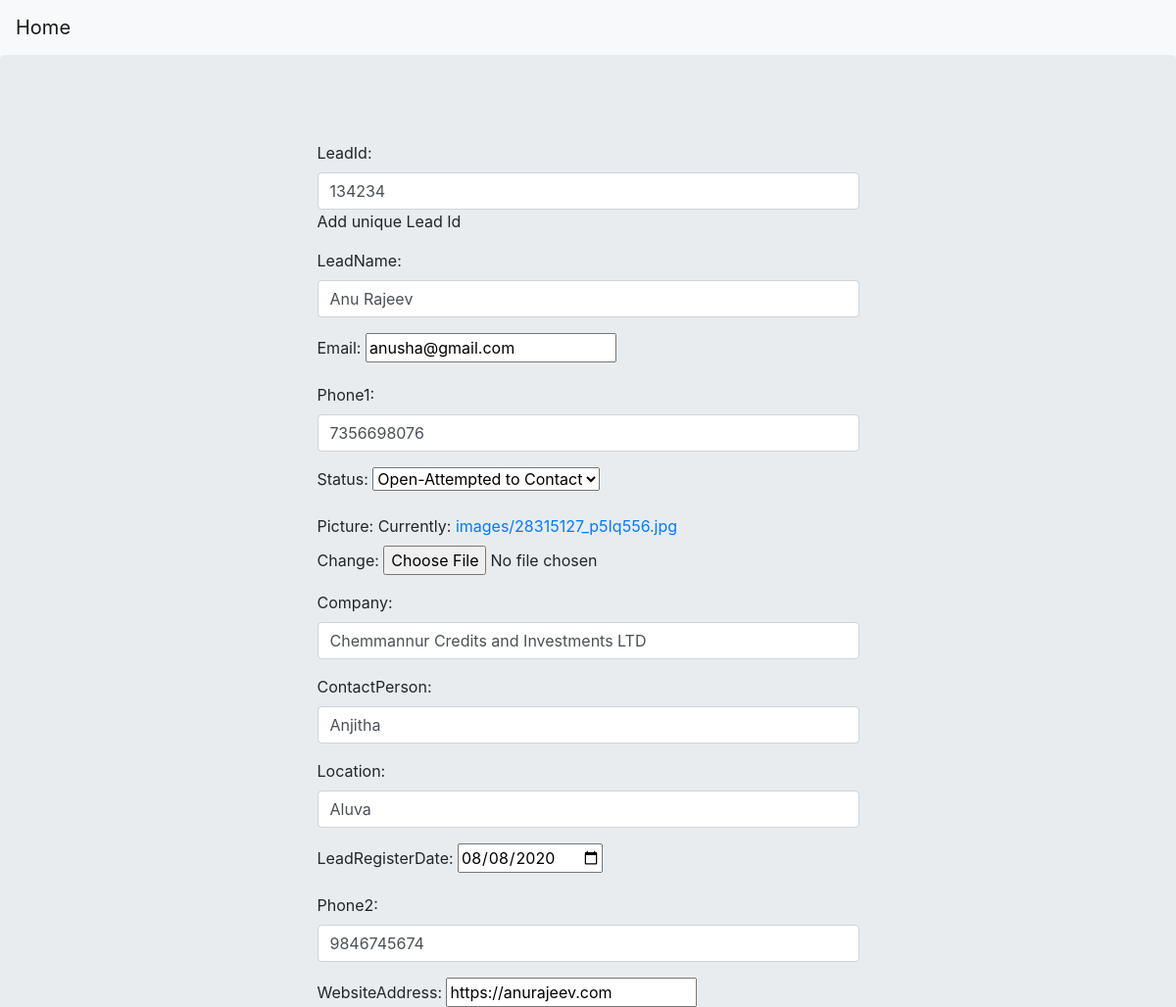
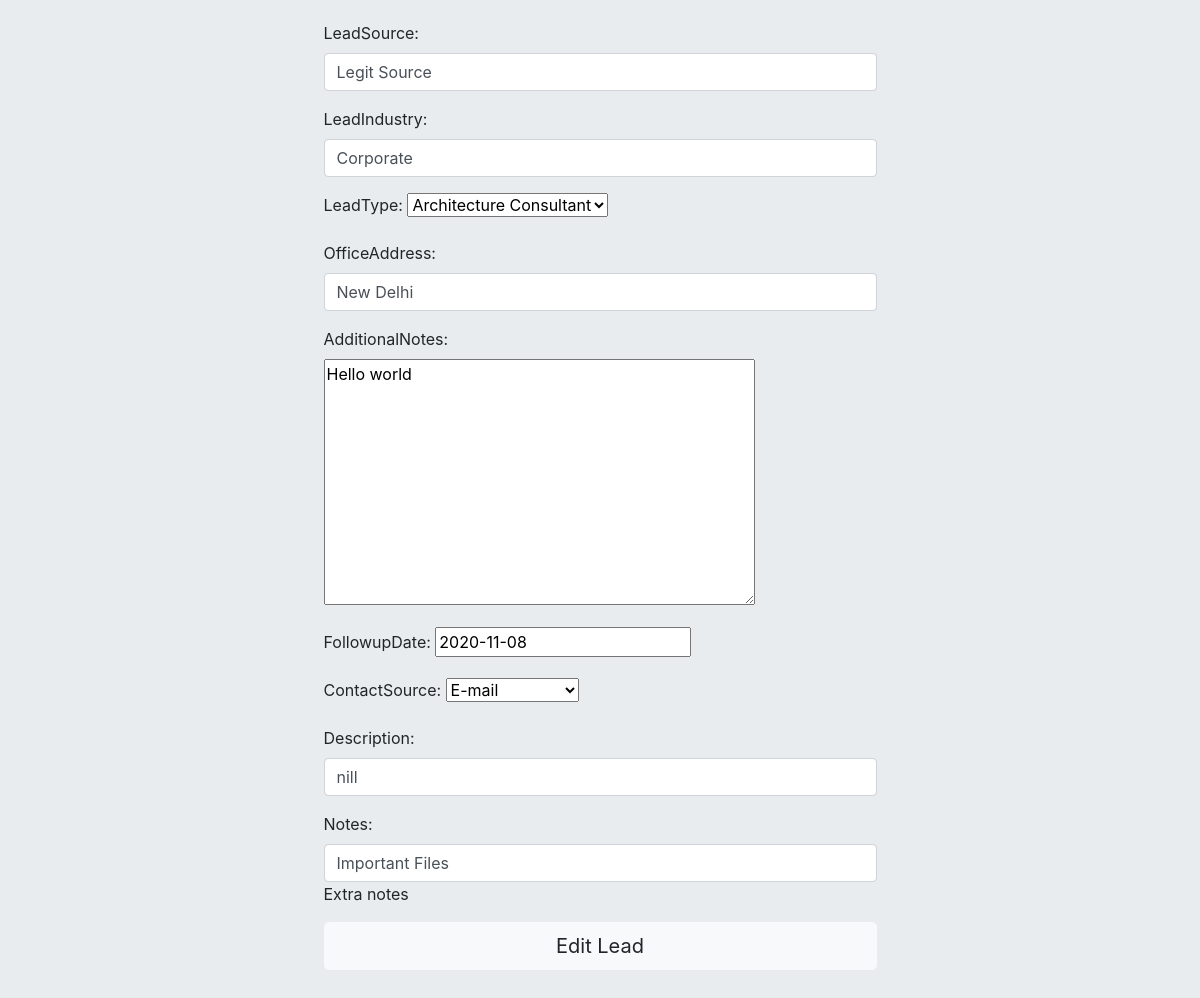
The app's page /bdo/leadedit6 with its own data (2 pictures, top to bottom).
### bdoessentials/models.py (models this page shows, shortened)
class Lead(models.Model):
    leadId = models.CharField(max_length=50,unique=True,blank=False,help_text='Add unique Lead Id')
    leadName = models.CharField(max_length=50,blank=False)
    email = models.EmailField(max_length=50,unique=True,blank=False)
    phone1 = models.CharField(max_length=12,unique=True)
    choice = (
        ('Open', 'Open'),
        ('Open-Attempted to Contact', 'Open-Attempted to Contact'),
        ('Open-In Contact', 'Open-In Contact'),
        ('Closed-Succesfully', 'Closed-Succesfully'),
        ('Closed-Not Relevant', 'Closed-Not Relevant')
    )
    status = models.CharField(max_length=30, choices=choice,blank=False)
    picture = models.ImageField(upload_to='images',blank=False)
    company = models.CharField(max_length=100,blank=False)
    contactPerson = models.CharField(max_length=100,blank=False)
    location = models.CharField(max_length=200,blank=False)
    leadRegisterDate = models.DateField(null=True,blank=False)
    phone2 = models.CharField(max_length=12,unique=True)
    websiteAddress = models.URLField(max_length=200,unique=True,blank=False)
    leadSource = models.CharField(max_length=100,blank=False)
    leadIndustry = models.CharField(max_length=100,blank=False)
    leadtype_choice = (
        ('Architecture Consultant', 'Architecture Consultant'),
        ('Client', 'Client')
    )
    leadType = models.CharField(max_length=30, choices=leadtype_choice,blank=False)
    officeAddress = models.CharField(max_length=200,blank=False)
    additionalNotes = models.TextField(max_length=100,blank=False)
    followupDate = models.DateField(default=datetime.date.today(),blank=False)
    contact_choice = (
        ('Phone', 'Phone'),
        ('E-mail', 'E-mail'),
        ('Direct Meeting', 'Direct Meeting')
    )
    contactSource = models.CharField(max_length=30, choices=contact_choice,blank=False)
    description = models.CharField(max_length=200,blank=False)
    notes = models.CharField(max_length=200,blank=False,help_text='Extra notes')

### bdoessentials/views.py (the view)
# urls.py: path('leadedit<int:pk>',leadEdit,name='leadedit'),
def leadEdit(request,pk):
    form=Lead.objects.get(id=pk)
    form=LeadCreateFrm(instance=form)
    context={'Edit':form}
    if request.method == "POST":
        form=Lead.objects.get(id=pk)
        form=LeadCreateFrm(instance=form,data=request.POST,files=request.FILES)
        if form.is_valid():
            form.save()
            return redirect('createlead')
    return render(request,'bdoessentials/leadedit.html',context)

### bdoessentials/forms.py
class LeadCreateFrm(ModelForm):
    class Meta:
        model=Lead
        fields = '__all__'
        widgets = {
            'leadId': forms.TextInput(attrs={'class': 'form-control'}),
            'leadName': forms.TextInput(attrs={'class': 'form-control'}),
            'phone1': forms.TextInput(attrs={'class': 'form-control'}),
            'company': forms.TextInput(attrs={'class': 'form-control'}),
            'contactPerson': forms.TextInput(attrs={'class': 'form-control'}),
            'location': forms.TextInput(attrs={'class': 'form-control'}),
            'leadRegisterDate': DateInput(),
            'phone2': forms.TextInput(attrs={'class': 'form-control'}),
            'leadSource': forms.TextInput(attrs={'class': 'form-control'}),
            'leadIndustry': forms.TextInput(attrs={'class': 'form-control'}),
            'officeAddress': forms.TextInput(attrs={'class': 'form-control'}),
            'description': forms.TextInput(attrs={'class': 'form-control'}),
            'notes': forms.TextInput(attrs={'class': 'form-control'}),
        }

### bdoessentials/templates/bdoessentials/leadedit.html (shortened to what this page needs)
<!DOCTYPE html>
<html lang="en">
<head>
    <link rel="stylesheet" href="https://maxcdn.bootstrapcdn.com/bootstrap/4.0.0/css/bootstrap.min.css">
</head>
<body>
    <nav class="navbar navbar-expand-lg navbar-light bg-light">
    <a class="navbar-brand" href= "{% url 'createlead' %}" >Home</a>
    </nav>
    <div class="jumbotron">
    <br>
    <div class="row">
        <div class="col-3"></div>
        <div class="col-6">
       <form method="post" enctype="multipart/form-data" autocomplete="off">
        {{Edit.as_p}}
           <input type="submit" class="btn btn-light btn-lg btn-block" value="Edit Lead">
        </form>
        </div>
        <div class="col-3"></div>
    </div>
</div>
</body>
</html>

### bdoessentials/templates/bdoessentials/leadedit.html (style rules this page uses)
body { background-color:#F9F9FA; }

### records on screen
Lead: leadId "134234", leadName "Anu Rajeev", email "anusha@gmail.com", phone1 "7356698076", status "Open-Attempted to Contact", company "Chemmannur Credits and Investments LTD", contactPerson "Anjitha", location "Aluva", leadRegisterDate "08/08/2020", phone2 "9846745674", websiteAddress "https://anurajeev.com", leadSource "Legit Source", leadIndustry "Corporate", leadType "Architecture Consultant", officeAddress "New Delhi", additionalNotes "Hello world", followupDate "2020-11-08", contactSource "E-mail", description "nill", notes "Important Files"
